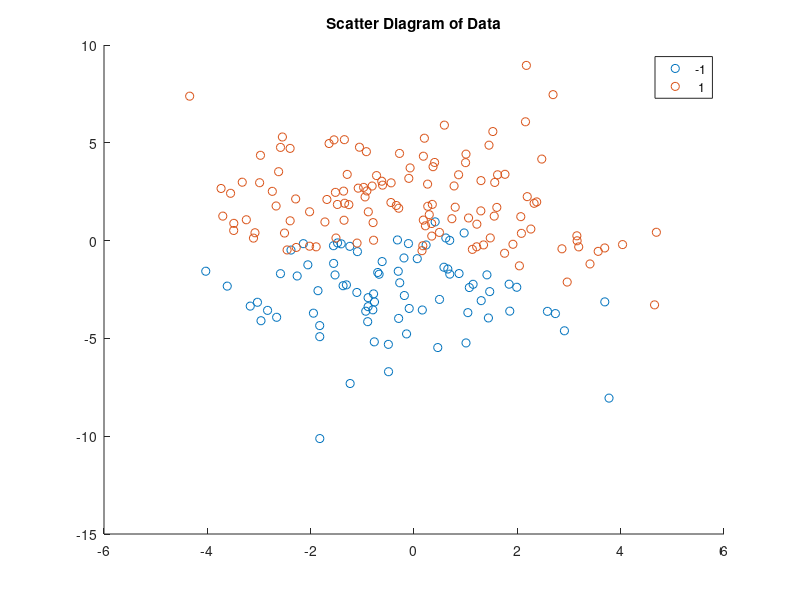

Write the MATLAB code that produced this figure. (Note: this script raises an error after producing the figure.)
%clear workspace
clear all
close all

%open the training dataset
fid = fopen('dataset2/dataset2.1.train.csv');
out = textscan(fid,'%f%f%f','delimiter',',');
fclose(fid);

feature1 = out{1};
feature2 = out{2};
label = out{3};

X = [feature1, feature2];
Y = zeros(size(label,1),1);

%open the test dataset
fid = fopen('dataset2/dataset2.1.test.csv');
out = textscan(fid,'%f%f%f','delimiter',',');
fclose(fid);

feature1_test = out{1};
feature2_test = out{2};
label_test = out{3};

X_test = [feature1_test, feature2_test];

% mark positive label as 1 and negative label as -1
for i=1:size(label,1)
    if label(i,1) >= 0
        Y(i,1) = 1;
    else
        Y(i,1) = -1;
    end
end

%plot the raw data to visualize dataset
figure;
gscatter(X(:,1),X(:,2),Y);
title('Scatter Diagram of Data');

%using gaussian kernel for training
%sigma is used in Gaussian Kernel
%lamda is the regularization parameter
sigma = sqrt(0.1);
K = KRR_GaussianKernel(X',X',sigma);

%Regulation matrix
Identity=eye(length(K(:,1)));

%using closed form of alpha derived from previous question
%label is the Y
%KRR_train is my alpha_hat
lamda = 1;
KRR_train = ((K+lamda*Identity)^-1)*label;

%test the KRR
KRR_test = KRR_GaussianKernel(X', X_test', sigma);

% make a prediction, A.K.A: fit the f_hat
prediction = KRR_test'*KRR_train;

%plot the fitted f_hat (prediction) vs real test labels
figure 
plot(prediction,'bx','LineWidth',2)
hold on

plot(label_test,'ro','LineWidth', 2)
%hold off
legend('prediction','actual label')
title(sprintf('\\sigma = %g, \\lambda = %g', sigma, lamda), 'FontSize', 14);
